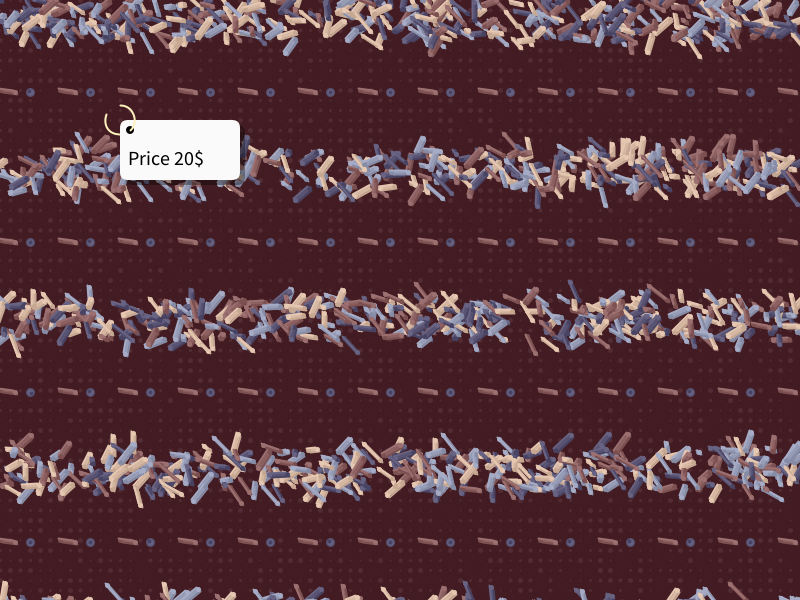
Frame 1 (no input)
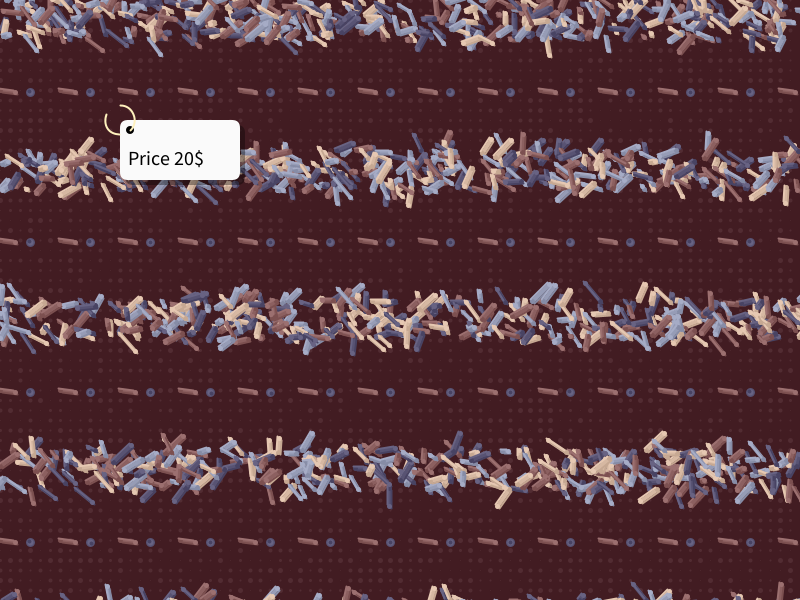
Frame 2 (the mouse pressed at the canvas centre, redrawn once)

The Processing sketch that drew these frames (run headless with seeded random() and noise(); the mouse was pressed at the canvas centre and the sketch redrawn once):

// Processing sketch: processing_110265
// ── processing_110265.pde

// Written: Michal Huller
// Date: Sep 2013
// Desc: Dynamic fabric design
// It looks enbroidery or knitted and was ment for decoration


// Each pallete is transformed into three parallel
// palettes for dark, original and lighter colors
// to create 3D like style

////////////////////// instructions //////////////////////
// hit the "n" key to swich to the next pallete
//////////////////////////////////////////////////////////

color myPallete[][] = {
  // brown-grey - winter
  {#522C32, #8C6060, #969CB6, #585373, #D6B8A2}
  , // cool
  {#999471, #5BC1CC, #E5F6FF, #FFBE38, #CCB619}
  , // vintage
  {#08B2A8, #FFB48D, #FF7E3B, #B24209, #73FFF7}
  , // purple
  {#785A8C, #BDCFF2, #BFAA69, #D9BF8F, #734432} 
  , // original - summer
  {#D64841, #FF9F50, #FFF1BD, #A9EB6C, #8DD974}
  , // with yellows
  {#FFBF2D, #F5861E, #AC3C5A, #892143, #472B5D}
  , // green and grey
  {#3D3938, #DB5F04, #EFEFEF, #71AD23, #387C2B}
};


int grad = 16;
int pltNum;
int currPlt = 0;
color shade[];
color lightit[];

float tolerance = 18.2;

void setup() {
  size(800, 600);
  smooth();
  pltNum = myPallete.length;
  initPallete();
  noLoop();
}

void draw() {
  background(shade[0]);
  // array of dots on the background
  stroke(myPallete[currPlt][0]);
  for (int ix=0; ix < width; ix+=10) {
    for (int iy=0; iy < height; iy+=10) {
      strokeWeight(int(random(1, 6)));
      point(ix, iy);
    }
  }

  // draw frunzy stitches
  float poinsx, poinex;
  float poinsy, poiney;
  int r;
  float strip = 0;
  while (strip < height + 150) {
    for (int i=0; i< 400; i++) {
      poinsx = random(width);
      poinsy = random(strip, strip+40);
      poinex = poinsx + random(-tolerance, tolerance);
      poiney = poinsy + random(-tolerance, tolerance);
      r = int(random(1, 5)); // choose color index

      // draw stitch
      strokeWeight(4);
      stroke(myPallete[currPlt][r]);
      line(poinsx, poinsy, poinex, poiney); 
      strokeWeight(2);
      stroke(shade[r]);
      line(poinsx+2, poinsy+2, poinex+2, poiney+2);
      strokeWeight(5);
      point(poinsx, poinsy);
      stroke(lightit[r]);
      strokeWeight(2);
      line(poinsx-2, poinsy-2, poinex-2, poiney-2);
      strokeWeight(5);
      point(poinex, poiney);
    }

    // draw strait stitch line in between frunzy stitches
    float stlen = 15;
    float mid = 90;
    int colix = 1;
    float spaces = 60;
    for (int i=0; i*spaces <= width; i++) {
      strokeWeight(4);
      stroke(myPallete[currPlt][colix]);
      line(i*spaces, strip+mid, i*spaces + stlen, strip+mid +2); 
      strokeWeight(2);
      stroke(shade[colix]);
      line(i*spaces +2, strip+mid +2, i*spaces + stlen +2, strip+mid +4);
      strokeWeight(5);
      point(i*spaces, strip+mid);
      strokeWeight(2);
      stroke(lightit[colix]);
      line(i*spaces -2, strip+mid -2, i*spaces + stlen -2, strip+mid );
      strokeWeight(5);
      point(i*spaces + stlen, strip+mid+2);

      // dot stitches
      strokeWeight(9);
      stroke(myPallete[currPlt][colix+2]);
      point(i*spaces + stlen*2, strip+mid +2);
      strokeWeight(6);
      stroke(lightit[colix+2]);
      point(i*spaces + stlen*2, strip+mid +2);
      strokeWeight(4);
      stroke(shade[colix+2]);
      float disp = random(-1.0, 1.1);
      point(i*spaces + stlen*2 +disp, strip+mid +2 +disp);
    } 
    strip += 150;
  }
  // Price label
  noStroke();  
  fill(0, 90);
  rect(120+5, height/5+5, 120, 60, 8);  
  fill(250); 
  rect(120, height/5, 120, 60, 8);

  fill(0);
  textSize(20);
  text("Price 20$", 128, height/5+45);
  ellipse(130, height/5+10, 8, 8);

  // ring for the price ticket
  stroke(#FFF1BD);
  noFill();
  strokeWeight(2);
  arc(120, height/5, 30, 30, -PI/2, PI/4);
  arc(120, height/5, 30, 30, PI/2 +0.05, 3*PI/2 -1.2);
}

void initPallete() {
  int maxcol = myPallete[currPlt].length;
  shade = new color[maxcol];
  lightit = new color[maxcol];
  for (int i=0; i < maxcol; i++) {
    shade[i] = color(int(constrain(red(myPallete[currPlt][i]) -grad, 0, 255)), 
    int(constrain(green(myPallete[currPlt][i]) -grad, 0, 255)), 
    int(constrain(blue(myPallete[currPlt][i]) -grad, 0, 255)));
    lightit[i] = color(int(constrain(red(myPallete[currPlt][i]) +grad, 0, 255)), 
    int(constrain(green(myPallete[currPlt][i]) +grad, 0, 255)), 
    int(constrain(blue(myPallete[currPlt][i]) +grad, 0, 255)));
  }
}

void keyPressed() {
  if (key == 'n' || key == 'N') {
    currPlt = (currPlt + 1) % pltNum;
    initPallete();
    redraw();
  }
}
